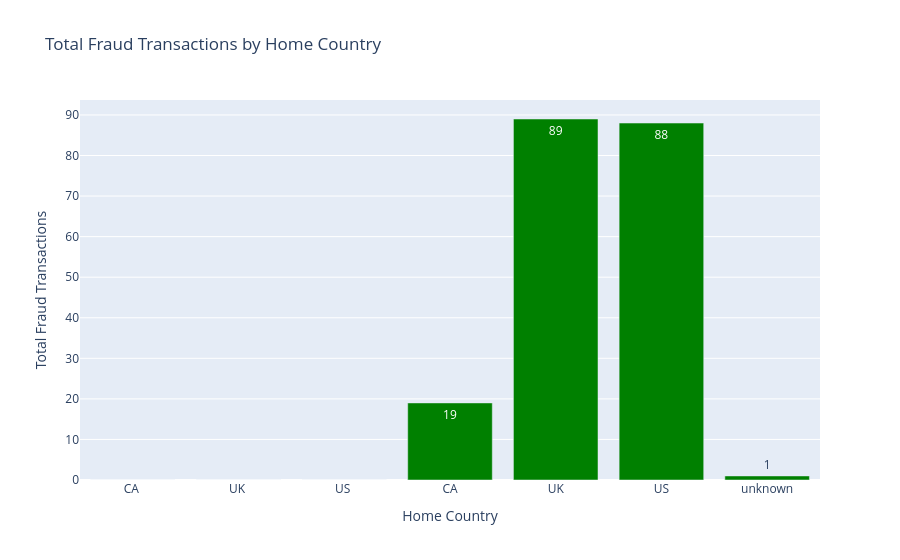

Notebook code for this chart:
### Code cell
# Grouping by home_country and summing the number of frauds
country_fraud = df2.groupby('home_country')['is_fraud'].sum().reset_index(name='total_fraud')

# Create the bar plot for total fraud transactions by home country
fig_country_fraud = px.bar(
    country_fraud,
    x='home_country', 
    y='total_fraud',
    title='Total Fraud Transactions by Home Country',
    labels={'total_fraud': 'Total Fraud Transactions', 'home_country': 'Home Country'},
    text='total_fraud'  # Adding values on top of the bars
)

# Setting colors and hover template
fig_country_fraud.update_traces(marker_color='green', hovertemplate='Total Fraud: %{y}<extra></extra>')

# Displaying the figure
fig_country_fraud.show()

### Figure 1 — Plotly figure (JSON) as saved in the notebook; plotly's stock layout.template omitted (floating-point values rounded to 4 significant figures)
{"data": [{"hovertemplate": "Total Fraud: %{y}<extra></extra>", "legendgroup": "", "marker": {"color": "green", "pattern": {"shape": ""}}, "name": "", "orientation": "v", "showlegend": false, "text": [0.0, 0.0, 0.0, 19.0, 89.0, 88.0, 1.0], "textposition": "auto", "type": "bar", "x": [" CA  ", " UK  ", " US  ", "CA", "UK", "US", "unknown"], "xaxis": "x", "y": [0, 0, 0, 19, 89, 88, 1], "yaxis": "y"}], "layout": {"barmode": "relative", "legend": {"tracegroupgap": 0}, "title": {"text": "Total Fraud Transactions by Home Country"}, "xaxis": {"anchor": "y", "domain": [0, 1], "title": {"text": "Home Country"}}, "yaxis": {"anchor": "x", "domain": [0, 1], "title": {"text": "Total Fraud Transactions"}}}}
